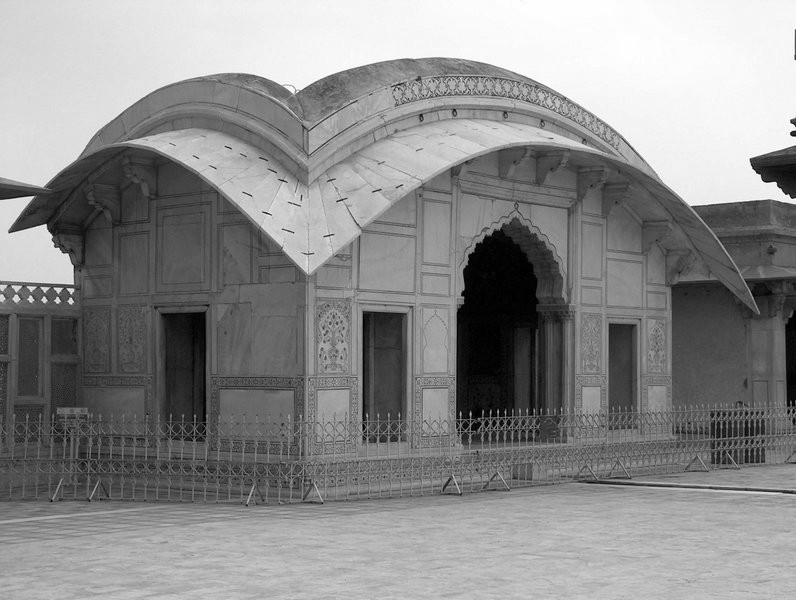
#> input picture Tarea 3/Problema 2/images/Lahore-Fort.jpg, 796 x 600 px
$ python 'Problema 2.py'
#> lines starting #> are read from the running program, lines starting #| are printed output that depends on the picture; after the words box and inside, x2 and y2 are one past the last pixel; in counts of white or black regions, pixels touching at a corner belong together; long printed decimals are rounded
# Kevin David Ruiz González
import cv2
import numpy as np

# Load images
original_image = cv2.imread("./images/Lahore-Fort.jpg", cv2.IMREAD_GRAYSCALE)
#> original_image is the input picture: shape (600, 796); min 0, max 255, mean 139
edges = cv2.imread("./images/Lahore-Fort-edges.jpg", cv2.IMREAD_GRAYSCALE)
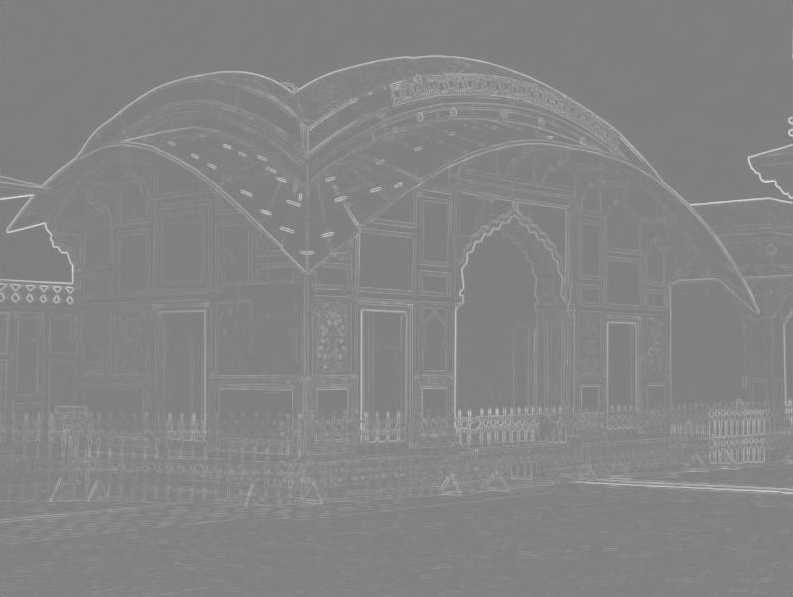
#> input picture Tarea 3/Problema 2/images/Lahore-Fort-edges.jpg, 793 x 597 px
#> edges is the input picture: shape (597, 793); min 104, max 226, mean 132.1

# Resize edges to match original_image
edges = cv2.resize(edges, (796, 600))
#> edges: shape (600, 796)

# Apply Canny edge detection
canny_filtered = cv2.Canny(original_image, threshold1=0, threshold2=500, apertureSize=3)
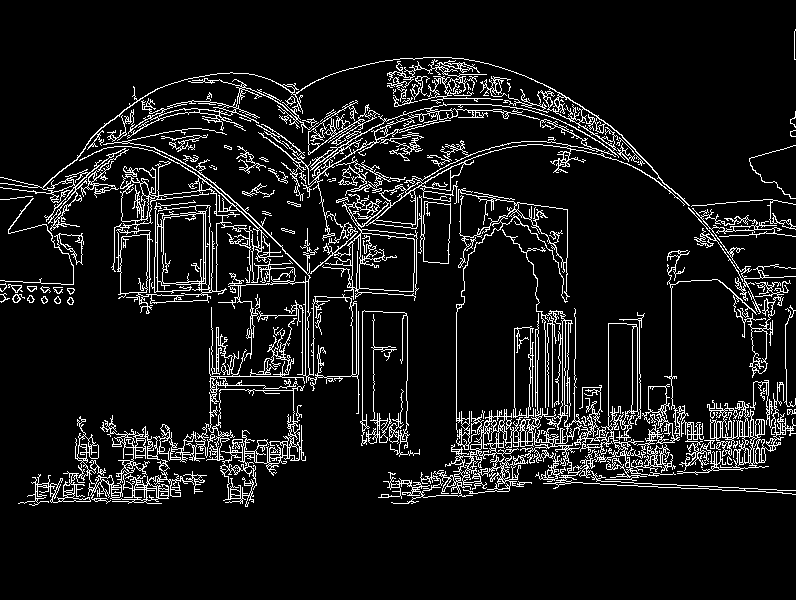
#> canny_filtered: shape (600, 796); 9% white in thin lines or dots, all inside (x1, y1, x2, y2) = (0, 29, 796, 507)

# Concatenate images for comparison
comparation = cv2.hconcat([original_image, edges, canny_filtered])
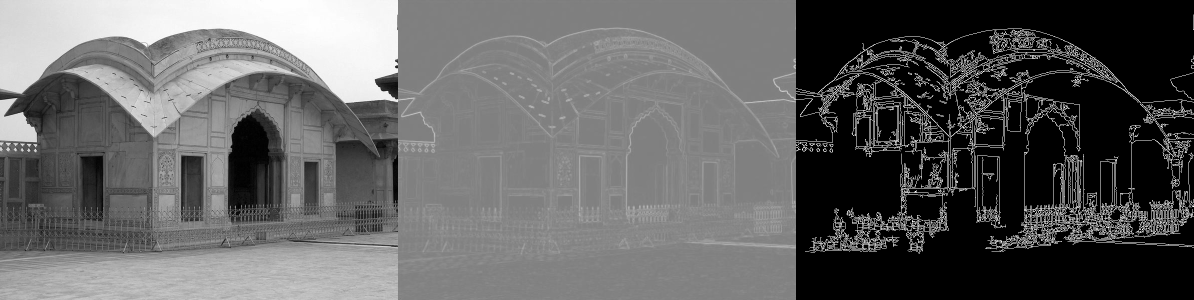
#> comparation: shape (600, 2388) (shown at 1/2 size); min 0, max 255, mean 98

# Save the comparison image
cv2.imwrite("Comparativa.jpg", comparation)

# Calculate differences
differences = np.square(canny_filtered - edges)
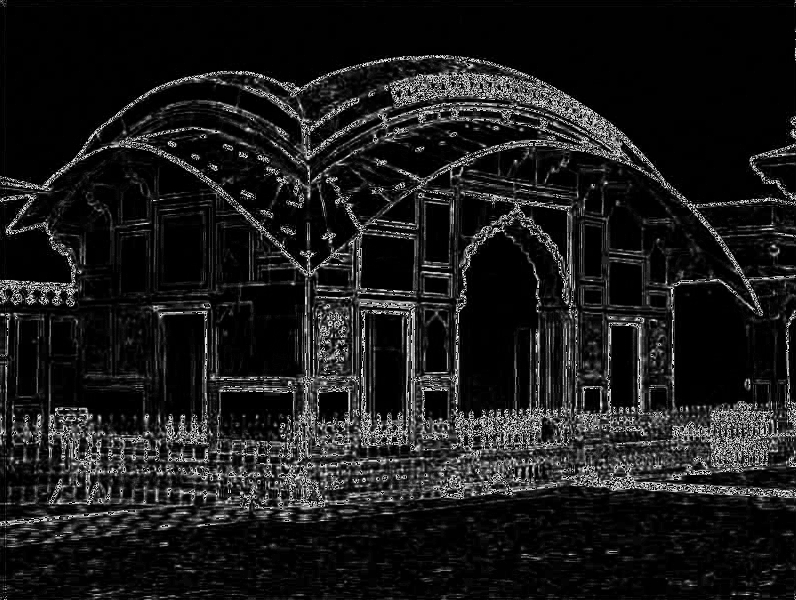
#> differences: shape (600, 796); min 0, max 249, mean 27
difference_sum = np.sum(differences)
#> difference_sum = 12873635
zero_percentage = (np.count_nonzero(differences == 0) / differences.size) * 100
#> zero_percentage = 17.2

# Print results
print("Diferencia:" + str(difference_sum) + "\n")
#| Diferencia:12873635
print("Porcentaje de ceros:" + str(zero_percentage) + "\n")
#| Porcentaje de ceros:17.195
